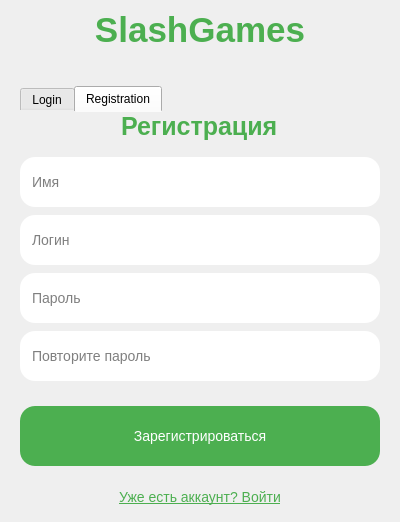
<?xml version="1.0" encoding="UTF-8"?>
<ui version="4.0">
 <class>AuthWindow</class>
 <widget class="QDialog" name="AuthWindow">
  <property name="geometry">
   <rect>
    <x>0</x>
    <y>0</y>
    <width>400</width>
    <height>522</height>
   </rect>
  </property>
  <property name="minimumSize">
   <size>
    <width>400</width>
    <height>400</height>
   </size>
  </property>
  <property name="maximumSize">
   <size>
    <width>400</width>
    <height>522</height>
   </size>
  </property>
  <property name="windowTitle">
   <string>Авторизация</string>
  </property>
  <property name="styleSheet">
   <string notr="true">QLineEdit, QPushButton {
    border-radius: 15px;
    padding: 10px;
    font-size: 14px;
}

QTabWidget::pane {
border: none;
}

QPushButton {
    background-color: #4CAF50;
    color: white;
    border: none;
    min-height: 40px;
}
QPushButton:hover {
    background-color: #45a049;
}
QPushButton:pressed {
    background-color: #3d8b40;
}

#logoLabel {
    font-size: 35px;
    font-weight: bold;
    color: #4CAF50;
}
#switchToRegister {
    background: transparent;
    color: #4CAF50;
    text-decoration: underline;
    border: none;
    padding: 0;
}
#switchToLogin {
    background: transparent;
    color: #4CAF50;
    text-decoration: underline;
    border: none;
    padding: 0;
}</string>
  </property>
  <layout class="QVBoxLayout" name="verticalLayout">
   <property name="spacing">
    <number>10</number>
   </property>
   <property name="leftMargin">
    <number>20</number>
   </property>
   <property name="topMargin">
    <number>10</number>
   </property>
   <property name="rightMargin">
    <number>20</number>
   </property>
   <property name="bottomMargin">
    <number>10</number>
   </property>
   <item>
    <widget class="QLabel" name="logoLabel">
     <property name="text">
      <string>SlashGames</string>
     </property>
     <property name="alignment">
      <set>Qt::AlignCenter</set>
     </property>
    </widget>
   </item>
   <item>
    <spacer name="verticalSpacer_10">
     <property name="orientation">
      <enum>Qt::Vertical</enum>
     </property>
     <property name="sizeType">
      <enum>QSizePolicy::Preferred</enum>
     </property>
     <property name="sizeHint" stdset="0">
      <size>
       <width>20</width>
       <height>50</height>
      </size>
     </property>
    </spacer>
   </item>
   <item>
    <widget class="QTabWidget" name="tabWidget">
     <property name="maximumSize">
      <size>
       <width>500</width>
       <height>450</height>
      </size>
     </property>
     <property name="styleSheet">
      <string notr="true"/>
     </property>
     <property name="currentIndex">
      <number>1</number>
     </property>
     <widget class="QWidget" name="login">
      <attribute name="title">
       <string>Login</string>
      </attribute>
      <layout class="QVBoxLayout" name="verticalLayout_5">
       <property name="spacing">
        <number>0</number>
       </property>
       <property name="bottomMargin">
        <number>0</number>
       </property>
       <item alignment="Qt::AlignHCenter">
        <widget class="QLabel" name="loginLabel">
         <property name="styleSheet">
          <string notr="true">#loginLabel {
    font-size: 25px;
    font-weight: bold;
    color: #4CAF50;
}</string>
         </property>
         <property name="text">
          <string>Вход</string>
         </property>
        </widget>
       </item>
       <item>
        <spacer name="verticalSpacer_11">
         <property name="orientation">
          <enum>Qt::Vertical</enum>
         </property>
         <property name="sizeType">
          <enum>QSizePolicy::Minimum</enum>
         </property>
         <property name="sizeHint" stdset="0">
          <size>
           <width>20</width>
           <height>10</height>
          </size>
         </property>
        </spacer>
       </item>
       <item>
        <layout class="QVBoxLayout" name="verticalLayout_2">
         <item>
          <widget class="QLineEdit" name="loginEdit">
           <property name="minimumSize">
            <size>
             <width>200</width>
             <height>50</height>
            </size>
           </property>
           <property name="maximumSize">
            <size>
             <width>400</width>
             <height>50</height>
            </size>
           </property>
           <property name="placeholderText">
            <string>Логин/email</string>
           </property>
          </widget>
         </item>
         <item>
          <spacer name="verticalSpacer_5">
           <property name="orientation">
            <enum>Qt::Vertical</enum>
           </property>
           <property name="sizeType">
            <enum>QSizePolicy::Maximum</enum>
           </property>
           <property name="sizeHint" stdset="0">
            <size>
             <width>20</width>
             <height>10</height>
            </size>
           </property>
          </spacer>
         </item>
         <item>
          <widget class="QLineEdit" name="passwordEdit">
           <property name="minimumSize">
            <size>
             <width>200</width>
             <height>50</height>
            </size>
           </property>
           <property name="maximumSize">
            <size>
             <width>400</width>
             <height>50</height>
            </size>
           </property>
           <property name="echoMode">
            <enum>QLineEdit::Password</enum>
           </property>
           <property name="placeholderText">
            <string>Пароль</string>
           </property>
          </widget>
         </item>
         <item>
          <widget class="QLabel" name="errorLabel">
           <property name="font">
            <font>
             <pointsize>8</pointsize>
            </font>
           </property>
           <property name="styleSheet">
            <string notr="true">#errorLabel{color: red;}</string>
           </property>
           <property name="text">
            <string/>
           </property>
          </widget>
         </item>
         <item>
          <spacer name="verticalSpacer_12">
           <property name="orientation">
            <enum>Qt::Vertical</enum>
           </property>
           <property name="sizeType">
            <enum>QSizePolicy::Maximum</enum>
           </property>
           <property name="sizeHint" stdset="0">
            <size>
             <width>20</width>
             <height>10</height>
            </size>
           </property>
          </spacer>
         </item>
         <item>
          <widget class="QPushButton" name="loginButton">
           <property name="minimumSize">
            <size>
             <width>200</width>
             <height>60</height>
            </size>
           </property>
           <property name="maximumSize">
            <size>
             <width>400</width>
             <height>60</height>
            </size>
           </property>
           <property name="text">
            <string>Войти</string>
           </property>
           <property name="iconSize">
            <size>
             <width>40</width>
             <height>40</height>
            </size>
           </property>
          </widget>
         </item>
         <item>
          <widget class="QPushButton" name="switchToRegister">
           <property name="minimumSize">
            <size>
             <width>200</width>
             <height>40</height>
            </size>
           </property>
           <property name="maximumSize">
            <size>
             <width>400</width>
             <height>30</height>
            </size>
           </property>
           <property name="text">
            <string>Нет аккаунта? Зарегистрироваться</string>
           </property>
           <property name="flat">
            <bool>true</bool>
           </property>
          </widget>
         </item>
         <item>
          <spacer name="verticalSpacer_2">
           <property name="orientation">
            <enum>Qt::Vertical</enum>
           </property>
           <property name="sizeType">
            <enum>QSizePolicy::Preferred</enum>
           </property>
           <property name="sizeHint" stdset="0">
            <size>
             <width>20</width>
             <height>20</height>
            </size>
           </property>
          </spacer>
         </item>
        </layout>
       </item>
      </layout>
     </widget>
     <widget class="QWidget" name="registration">
      <attribute name="title">
       <string>Registration</string>
      </attribute>
      <layout class="QVBoxLayout" name="verticalLayout_6">
       <property name="leftMargin">
        <number>0</number>
       </property>
       <property name="topMargin">
        <number>0</number>
       </property>
       <property name="rightMargin">
        <number>0</number>
       </property>
       <property name="bottomMargin">
        <number>0</number>
       </property>
       <item>
        <layout class="QVBoxLayout" name="verticalLayout_3">
         <item alignment="Qt::AlignHCenter">
          <widget class="QLabel" name="regLabel">
           <property name="styleSheet">
            <string notr="true">#regLabel {
    font-size: 25px;
    font-weight: bold;
    color: #4CAF50;
}</string>
           </property>
           <property name="text">
            <string>Регистрация</string>
           </property>
          </widget>
         </item>
         <item>
          <spacer name="verticalSpacer_3">
           <property name="orientation">
            <enum>Qt::Vertical</enum>
           </property>
           <property name="sizeType">
            <enum>QSizePolicy::Minimum</enum>
           </property>
           <property name="sizeHint" stdset="0">
            <size>
             <width>20</width>
             <height>10</height>
            </size>
           </property>
          </spacer>
         </item>
         <item>
          <widget class="QLineEdit" name="regUsernameEdit">
           <property name="minimumSize">
            <size>
             <width>200</width>
             <height>50</height>
            </size>
           </property>
           <property name="maximumSize">
            <size>
             <width>400</width>
             <height>50</height>
            </size>
           </property>
           <property name="sizeIncrement">
            <size>
             <width>0</width>
             <height>0</height>
            </size>
           </property>
           <property name="placeholderText">
            <string>Имя</string>
           </property>
          </widget>
         </item>
         <item>
          <spacer name="verticalSpacer_8">
           <property name="orientation">
            <enum>Qt::Vertical</enum>
           </property>
           <property name="sizeHint" stdset="0">
            <size>
             <width>20</width>
             <height>40</height>
            </size>
           </property>
          </spacer>
         </item>
         <item>
          <widget class="QLineEdit" name="regLoginEdit">
           <property name="minimumSize">
            <size>
             <width>200</width>
             <height>50</height>
            </size>
           </property>
           <property name="maximumSize">
            <size>
             <width>400</width>
             <height>50</height>
            </size>
           </property>
           <property name="placeholderText">
            <string>Логин</string>
           </property>
          </widget>
         </item>
         <item>
          <spacer name="verticalSpacer_7">
           <property name="orientation">
            <enum>Qt::Vertical</enum>
           </property>
           <property name="sizeHint" stdset="0">
            <size>
             <width>20</width>
             <height>40</height>
            </size>
           </property>
          </spacer>
         </item>
         <item>
          <widget class="QLineEdit" name="regPasswordEdit">
           <property name="minimumSize">
            <size>
             <width>200</width>
             <height>50</height>
            </size>
           </property>
           <property name="maximumSize">
            <size>
             <width>400</width>
             <height>50</height>
            </size>
           </property>
           <property name="echoMode">
            <enum>QLineEdit::Password</enum>
           </property>
           <property name="placeholderText">
            <string>Пароль</string>
           </property>
          </widget>
         </item>
         <item>
          <spacer name="verticalSpacer_6">
           <property name="orientation">
            <enum>Qt::Vertical</enum>
           </property>
           <property name="sizeHint" stdset="0">
            <size>
             <width>20</width>
             <height>40</height>
            </size>
           </property>
          </spacer>
         </item>
         <item>
          <widget class="QLineEdit" name="confirmPasswordEdit">
           <property name="minimumSize">
            <size>
             <width>200</width>
             <height>50</height>
            </size>
           </property>
           <property name="maximumSize">
            <size>
             <width>400</width>
             <height>50</height>
            </size>
           </property>
           <property name="echoMode">
            <enum>QLineEdit::Password</enum>
           </property>
           <property name="placeholderText">
            <string>Повторите пароль</string>
           </property>
          </widget>
         </item>
         <item>
          <widget class="QLabel" name="regErrorLabel">
           <property name="font">
            <font>
             <pointsize>8</pointsize>
            </font>
           </property>
           <property name="styleSheet">
            <string notr="true">#regErrorLabel{color: red;}</string>
           </property>
           <property name="text">
            <string/>
           </property>
          </widget>
         </item>
         <item>
          <spacer name="verticalSpacer_4">
           <property name="orientation">
            <enum>Qt::Vertical</enum>
           </property>
           <property name="sizeType">
            <enum>QSizePolicy::Maximum</enum>
           </property>
           <property name="sizeHint" stdset="0">
            <size>
             <width>20</width>
             <height>10</height>
            </size>
           </property>
          </spacer>
         </item>
         <item>
          <widget class="QPushButton" name="registerButton">
           <property name="minimumSize">
            <size>
             <width>200</width>
             <height>60</height>
            </size>
           </property>
           <property name="maximumSize">
            <size>
             <width>400</width>
             <height>60</height>
            </size>
           </property>
           <property name="text">
            <string>Зарегистрироваться</string>
           </property>
          </widget>
         </item>
         <item>
          <widget class="QPushButton" name="switchToLogin">
           <property name="minimumSize">
            <size>
             <width>200</width>
             <height>40</height>
            </size>
           </property>
           <property name="maximumSize">
            <size>
             <width>400</width>
             <height>30</height>
            </size>
           </property>
           <property name="text">
            <string>Уже есть аккаунт? Войти</string>
           </property>
           <property name="flat">
            <bool>true</bool>
           </property>
          </widget>
         </item>
        </layout>
       </item>
      </layout>
     </widget>
    </widget>
   </item>
  </layout>
 </widget>
 <resources/>
 <connections/>
</ui>
